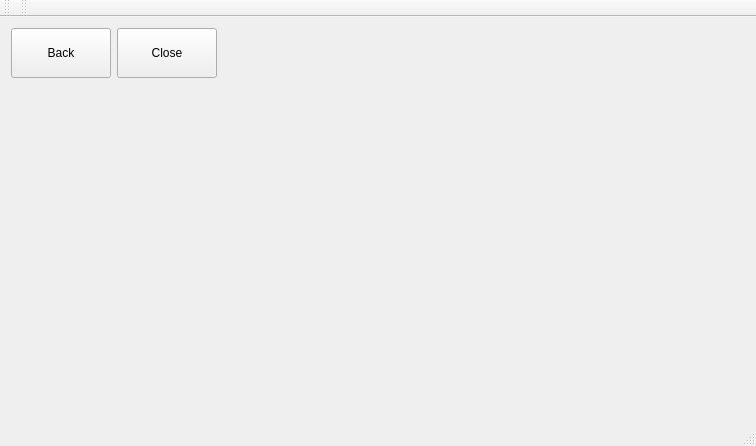
<?xml version="1.0" encoding="UTF-8"?>
<ui version="4.0">
 <class>MainWindow</class>
 <widget class="QMainWindow" name="MainWindow">
  <property name="geometry">
   <rect>
    <x>0</x>
    <y>0</y>
    <width>756</width>
    <height>446</height>
   </rect>
  </property>
  <property name="windowTitle">
   <string>MainWindow</string>
  </property>
  <widget class="QWidget" name="centralWidget">
   <layout class="QHBoxLayout" name="horizontalLayout">
    <item>
     <layout class="QVBoxLayout" name="verticalLayout_2">
      <item>
       <layout class="QHBoxLayout" name="horizontalLayout_2">
        <item>
         <widget class="QPushButton" name="pushButtonBack">
          <property name="minimumSize">
           <size>
            <width>100</width>
            <height>50</height>
           </size>
          </property>
          <property name="text">
           <string>Back</string>
          </property>
         </widget>
        </item>
        <item>
         <widget class="QPushButton" name="pushButtonClose">
          <property name="minimumSize">
           <size>
            <width>100</width>
            <height>50</height>
           </size>
          </property>
          <property name="text">
           <string>Close</string>
          </property>
         </widget>
        </item>
        <item>
         <spacer name="horizontalSpacer">
          <property name="orientation">
           <enum>Qt::Horizontal</enum>
          </property>
          <property name="sizeHint" stdset="0">
           <size>
            <width>40</width>
            <height>20</height>
           </size>
          </property>
         </spacer>
        </item>
       </layout>
      </item>
      <item>
       <widget class="QStackedWidget" name="stackedWidgetPages">
        <widget class="QWidget" name="pagePatients">
         <layout class="QVBoxLayout" name="verticalLayout_3"/>
        </widget>
        <widget class="QWidget" name="pageResearchs">
         <layout class="QVBoxLayout" name="verticalLayout_4"/>
        </widget>
        <widget class="QWidget" name="pageResearch">
         <layout class="QVBoxLayout" name="verticalLayout_5"/>
        </widget>
       </widget>
      </item>
     </layout>
    </item>
   </layout>
  </widget>
  <widget class="QMenuBar" name="menuBar">
   <property name="geometry">
    <rect>
     <x>0</x>
     <y>0</y>
     <width>756</width>
     <height>20</height>
    </rect>
   </property>
  </widget>
  <widget class="QToolBar" name="mainToolBar">
   <attribute name="toolBarArea">
    <enum>TopToolBarArea</enum>
   </attribute>
   <attribute name="toolBarBreak">
    <bool>false</bool>
   </attribute>
  </widget>
  <widget class="QStatusBar" name="statusBar"/>
  <widget class="QToolBar" name="toolBar">
   <property name="windowTitle">
    <string>toolBar</string>
   </property>
   <attribute name="toolBarArea">
    <enum>TopToolBarArea</enum>
   </attribute>
   <attribute name="toolBarBreak">
    <bool>false</bool>
   </attribute>
  </widget>
 </widget>
 <layoutdefault spacing="6" margin="11"/>
 <resources/>
 <connections/>
</ui>
